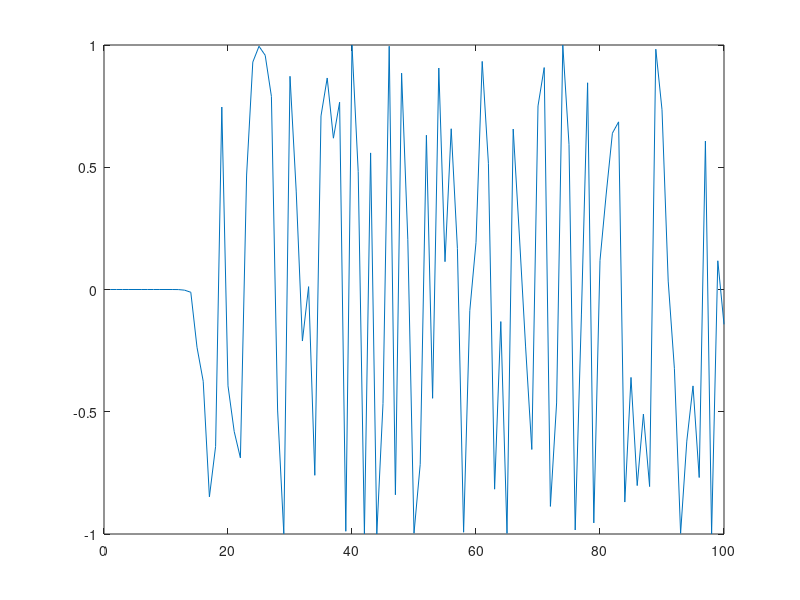

Source code (MATLAB):
% QUESTION 1

% PART A
format
pi
% pi = 3.1416

% PART B
format long
pi
% pi = 3.141592653589793

% PART C
% 8 sig fig
% pi = 3.1415926

% PART D
p = 3.1416;
abs_err = abs(pi - p)
rel_err = abs_err/abs(pi)

% PART E
x = 2e30;
y = sin(x)
% ans = 2.2204e-16 != 0.1795 due to rounding error

% PART F
k = 1:100;
y(k) = sin(pi*10.^k);
plot(k, y)
% for large k, y is not 0 due to rounding error